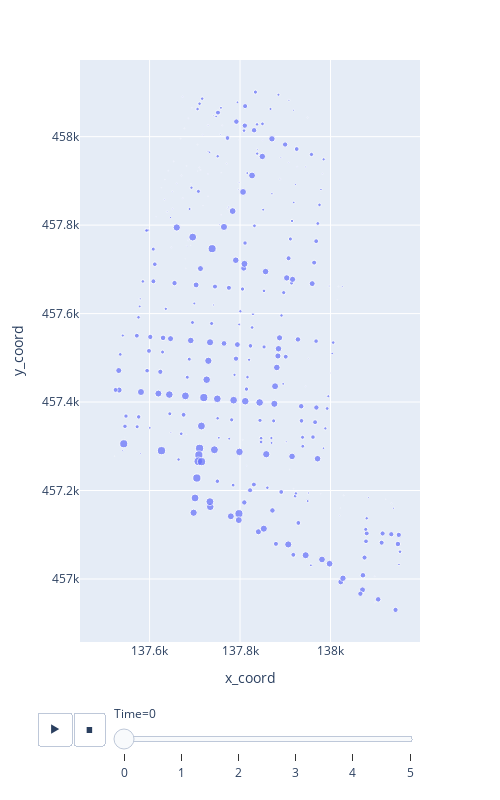

Notebook code for this chart:
### Code cell
net = px.scatter(
                df, 
                x="x_coord", 
                y="y_coord", 
                size="Depth", 
                animation_frame="Time", 
                size_max=20, 
                hover_name="Node",
                width=500, 
                height=800
                )
net.show()

### Figure 1 — Plotly figure (JSON) as saved in the notebook; plotly's stock layout.template omitted (floating-point values rounded to 4 significant figures; data arrays with more than 128 entries replaced by an {"elided": "..."} marker saying what was removed)
{"data": [{"hovertemplate": "<b>%{hovertext}</b><br><br>Time=0<br>x_coord=%{x}<br>y_coord=%{y}<br>Depth=%{marker.size}<extra></extra>", "hovertext": {"elided": "318 str values"}, "legendgroup": "", "marker": {"color": "#636efa", "size": {"elided": "318 float values"}, "sizemode": "area", "sizeref": 0.02218, "symbol": "circle"}, "mode": "markers", "name": "", "orientation": "v", "showlegend": false, "type": "scatter", "x": {"elided": "318 float values"}, "xaxis": "x", "y": {"elided": "318 float values"}, "yaxis": "y"}], "layout": {"height": 800, "legend": {"itemsizing": "constant", "tracegroupgap": 0}, "margin": {"t": 60}, "sliders": [{"active": 0, "currentvalue": {"prefix": "Time="}, "len": 0.9, "pad": {"b": 10, "t": 60}, "steps": [{"args": [["0"], {"frame": {"duration": 0, "redraw": false}, "fromcurrent": true, "mode": "immediate", "transition": {"duration": 0, "easing": "linear"}}], "label": "0", "method": "animate"}, {"args": [["1"], {"frame": {"duration": 0, "redraw": false}, "fromcurrent": true, "mode": "immediate", "transition": {"duration": 0, "easing": "linear"}}], "label": "1", "method": "animate"}, {"args": [["2"], {"frame": {"duration": 0, "redraw": false}, "fromcurrent": true, "mode": "immediate", "transition": {"duration": 0, "easing": "linear"}}], "label": "2", "method": "animate"}, {"args": [["3"], {"frame": {"duration": 0, "redraw": false}, "fromcurrent": true, "mode": "immediate", "transition": {"duration": 0, "easing": "linear"}}], "label": "3", "method": "animate"}, {"args": [["4"], {"frame": {"duration": 0, "redraw": false}, "fromcurrent": true, "mode": "immediate", "transition": {"duration": 0, "easing": "linear"}}], "label": "4", "method": "animate"}, {"args": [["5"], {"frame": {"duration": 0, "redraw": false}, "fromcurrent": true, "mode": "immediate", "transition": {"duration": 0, "easing": "linear"}}], "label": "5", "method": "animate"}], "x": 0.1, "xanchor": "left", "y": 0, "yanchor": "top"}], "updatemenus": [{"buttons": [{"args": [null, {"frame": {"duration": 500, "redraw": false}, "fromcurrent": true, "mode": "immediate", "transition": {"duration": 500, "easing": "linear"}}], "label": "&#9654;", "method": "animate"}, {"args": [[null], {"frame": {"duration": 0, "redraw": false}, "fromcurrent": true, "mode": "immediate", "transition": {"duration": 0, "easing": "linear"}}], "label": "&#9724;", "method": "animate"}], "direction": "left", "pad": {"r": 10, "t": 70}, "showactive": false, "type": "buttons", "x": 0.1, "xanchor": "right", "y": 0, "yanchor": "top"}], "width": 500, "xaxis": {"anchor": "y", "domain": [0, 1], "title": {"text": "x_coord"}}, "yaxis": {"anchor": "x", "domain": [0, 1], "title": {"text": "y_coord"}}}}
